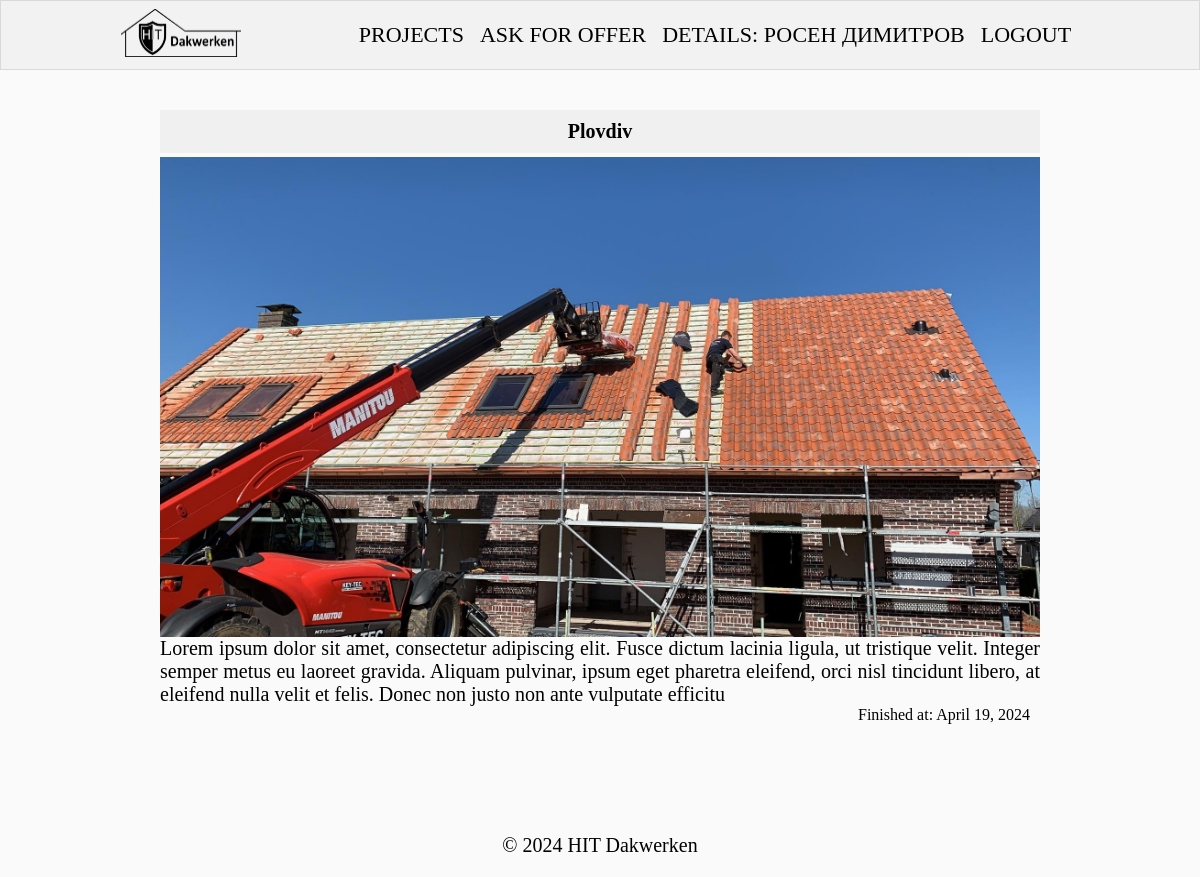
/projects/details/4/ (signed in), run on the app's committed database.
### hit_dakwerken/accounts/models.py (models this page shows)
class AppUser(auth_models.AbstractBaseUser, auth_models.PermissionsMixin):
    USERNAME_FIELD = 'email'
    objects = AppUserManager()
    email = models.EmailField(
        null=False,
        blank=False,
        unique=True,
    )
    is_staff = models.BooleanField(
        default=False,
    )
    @property
    def full_name(self):
        if hasattr(self, 'appuserprofile'):
            if self.appuserprofile.first_name and self.appuserprofile.last_name:
                return f'{self.appuserprofile.first_name} {self.appuserprofile.last_name}'
            elif self.appuserprofile.first_name or self.appuserprofile.last_name:
                return self.appuserprofile.first_name or self.appuserprofile.last_name
        return self.email.split('@')[0]

class AppUserProfile(models.Model):
    NAME_MAX_LENGTH = 50
    NAME_MIN_LENGTH = 2
    COMPANY_NAME_MAX_LENGTH = 50
    COMPANY_NAME_MIN_LENGTH = 2
    COMPANY_URL_MAX_LENGTH = 255
    first_name = models.CharField(
        max_length=NAME_MAX_LENGTH,
        validators=(
            validators.MinLengthValidator(NAME_MIN_LENGTH),
        ),
        null=True,
        blank=True,
    )
    last_name = models.CharField(
        max_length=NAME_MAX_LENGTH,
        validators=(
            validators.MinLengthValidator(NAME_MIN_LENGTH),
        ),
        null=True,
        blank=True,
    )
    company_address = models.CharField(
        max_length=NAME_MAX_LENGTH,
        validators=(
            validators.MinLengthValidator(NAME_MIN_LENGTH),
        ),
        null=True,
        blank=True,
    )
    company_name = models.CharField(
        max_length=COMPANY_NAME_MAX_LENGTH,
        validators=(
            validators.MinLengthValidator(COMPANY_NAME_MIN_LENGTH),
        ),
        null=True,
        blank=True,
    )
    company_url = models.URLField(
        max_length=COMPANY_URL_MAX_LENGTH,
        null=True,
        blank=True,
    )
    user = models.OneToOneField(
        AppUser,
        on_delete=models.CASCADE,
        primary_key=True,
    )
    created_on = models.DateTimeField(
        auto_now_add=True,
    )
    edited_on = models.DateTimeField(
        auto_now=True,
    )

### hit_dakwerken/project/models.py (models this page shows)
class Project(models.Model):
    MAX_DESCRIPTION = 300
    MIN_DESCRIPTION = 10
    MAX_LOCATION = 30
    MAX_PHOTO_SIZE = 5.0
    photo = models.ImageField(
        upload_to='projects/',
        validators=(MaxImageSizeValidator(MAX_PHOTO_SIZE),),
        null=False,
        blank=True
    )
    description = models.TextField(
        validators=(
            MinLengthValidator(MIN_DESCRIPTION),
        ),
        max_length=MAX_DESCRIPTION,
        blank=False,
        null=False,
    )
    location = models.CharField(
        max_length=MAX_LOCATION,
        blank=False,
        null=False,
    )
    finish_date = models.DateField(
        blank=True,
        null=True,
    )
    date_of_publication = models.DateField(
        auto_now=True,
        blank=False,
        null=False,
    )

### hit_dakwerken/project/views.py (the view)
# urls.py: path('details/<int:pk>/', ProjectDetailView.as_view(), name='project details'),
class ProjectDetailView(DetailView):
    template_name = 'project/project-details.html'
    model = Project

### templates/project/project-details.html
{% extends 'base.html' %}
{% load static %}
{% block content %}
    <div class="container-project">
        <div class="project-main">
            <p class="location">{{ project.location }}</p>
            <div class="imgBx" id="{{ project.pk }}">
                <img src="/media/{{ project.photo }}" alt="post" class="imgBx-image">
            </div>
            <p class="content">{{ project.description }}</p>
            <h5 class="postTime">Finished at: {{ project.finish_date }}</h5>
        </div>
    </div>
{% endblock %}

### templates/common/header.html (shortened to what this page needs)
{% load static %}
<header>
    <nav class="navbar">
        <div class="container">
            <div class="logo">
                <a href="{% url 'home' %}">
                    <img width="120px" src="{% static '/images/hit_logo.jpg' %}"
                         alt="img1">
                </a>
            </div>
            <div class="nav-links">
                <ul class="nav-group">
                    <li class="nav-item">
                        <a href="{% url 'projects' %}">
                            <i>PROJECTS</i>
                        </a>
                    </li>
                    <li class="nav-item">
                        <a href="{% url 'query create' %}">
                            <i>ASK FOR OFFER</i>
                        </a>
                    </li>
                    {% if request.user.is_authenticated %}
                        <li class="nav-item">
                            <a href="{% url 'profile details' pk=request.user.pk %}">
                                <i>DETAILS: {{ request.user.full_name|upper }}</i>
                            </a>
                        </li>
                        <li class="nav-item">
                            <a href="{% url 'logout' %}">
                                <i>LOGOUT</i>
                            </a>
                        </li>
                    {% endif %}
                </ul>
            </div>
        </div>
    </nav>
</header>

### staticfiles/css/home.css (style rules this page uses)
* { margin: 0; padding: 0; box-sizing: border-box; }
body { background: #fafafa; min-height: 100vh; text-align: center; }
.navbar { position: fixed; z-index: 100000; display: flex; align-items: center; justify-content: center; background-color: #f2f2f2; width: 100%; border: 1px solid rgb(218, 217, 217); }
.container { padding: 8px 0; width: 80%; display: flex; align-items: center; justify-content: space-between; flex-wrap: wrap; }
.container a { color: #403e3e; }
.container .logo { display: flex; cursor: pointer; }
.nav-links { font-weight: lighter; color: rgb(172, 172, 172); }
.nav-group .nav-item { list-style-type: none; margin: 0 8px; }
.nav-group .nav-item a { font-size: 22px; display: block; color: black; }
.nav-group { display: flex; align-items: center; justify-content: center; }

### staticfiles/css/article.css (style rules this page uses)
.imgBx-image { width: 100%; height: 100%; }
.postTime { padding-right: 10px; text-align: right; }

### staticfiles/css/project.css (style rules this page uses)
.container-project { padding: 70px 0; text-align: center; margin: 0 auto; }
.project-main .location { padding: 10px; background-color: #f0f0f0; font-weight: bold; font-size: 20px; margin-bottom: 4px; margin-top: 30px; }
.project-main { position: relative; width: 880px;; margin: 40px auto 20px auto; }
.imgBx-image { width: 100%; height: 100%; }
.project-main .imgBx { width: 100%; height: 480px; overflow: hidden; }
.project-main .content { text-align: justify; font-size: 20px; }
.postTime { padding-right: 10px; text-align: right; }

### data on the page
AppUser: user.full_name "РОСЕН ДИМИТРОВ"
Project: location "Plovdiv", photo (picture), description "Lorem ipsum dolor sit amet, consectetur adipiscing elit. Fusce dictum lacinia ligula, ut tristique velit. Integer semper metus eu laoreet gravida. Aliquam pulvinar, ipsum eget pharetra eleifend, orci nisl tincidunt libero, at eleifend nulla velit et felis. Donec non justo non ante vulputate efficitu", finish_date "April 19, 2024"
